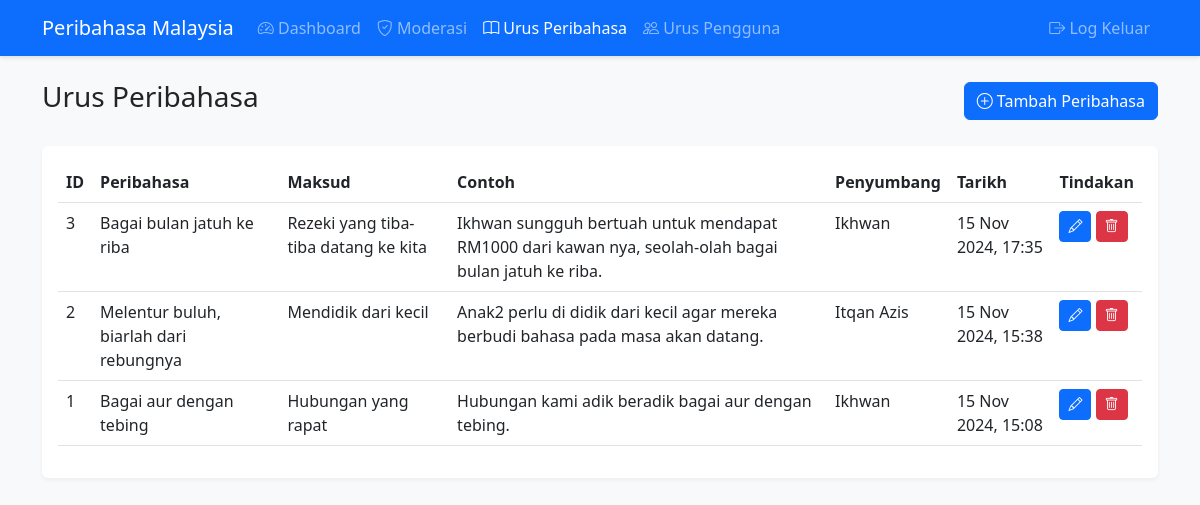
Screenshot of /admin/manage-peribahasa.php (signed in) with the database file from the repository.
### tables this page shows
CREATE TABLE IF NOT EXISTS `peribahasa` (
  `id` int NOT NULL AUTO_INCREMENT,
  `title` varchar(255) NOT NULL,
  `meaning` text NOT NULL,
  `example_usage` text,
  `status` enum('pending','approved','rejected') DEFAULT 'pending',
  `contributor_id` int DEFAULT NULL,
  `approved_by` int DEFAULT NULL,
  `created_at` timestamp NULL DEFAULT CURRENT_TIMESTAMP,
  `updated_at` timestamp NULL DEFAULT CURRENT_TIMESTAMP ON UPDATE CURRENT_TIMESTAMP,
  PRIMARY KEY (`id`),
  KEY `contributor_id` (`contributor_id`),
  KEY `approved_by` (`approved_by`),
  CONSTRAINT `peribahasa_ibfk_1` FOREIGN KEY (`contributor_id`) REFERENCES `users` (`id`),
  CONSTRAINT `peribahasa_ibfk_2` FOREIGN KEY (`approved_by`) REFERENCES `users` (`id`)
);

CREATE TABLE IF NOT EXISTS `users` (
  `id` int NOT NULL AUTO_INCREMENT,
  `username` varchar(50) NOT NULL,
  `email` varchar(100) NOT NULL,
  `password` varchar(255) NOT NULL,
  `role` enum('admin','moderator','contributor') NOT NULL DEFAULT 'contributor',
  `created_at` timestamp NULL DEFAULT CURRENT_TIMESTAMP,
  `updated_at` timestamp NULL DEFAULT CURRENT_TIMESTAMP ON UPDATE CURRENT_TIMESTAMP,
  `is_active` tinyint(1) NOT NULL DEFAULT '1',
  PRIMARY KEY (`id`),
  UNIQUE KEY `username` (`username`),
  UNIQUE KEY `email` (`email`)
);

### includes/functions.php (called while the page is built, shortened)
<?php
function h($text) {
    return htmlspecialchars($text, ENT_QUOTES, 'UTF-8');
}
function format_date($date) {
    return date('d M Y, H:i', strtotime($date));
}

### admin/manage-peribahasa.php (the view, shortened to what this page needs)
<?php
require_once '../includes/functions.php';
$db = new Database();
$conn = $db->getConnection();
$page = isset($_GET['page']) ? max(1, (int)$_GET['page']) : 1;
$per_page = 10;
$offset = ($page - 1) * $per_page;
try {
    $query = "SELECT p.*, u.username as contributor_name
              FROM peribahasa p
              LEFT JOIN users u ON p.contributor_id = u.id
              ORDER BY p.created_at DESC
              LIMIT ? OFFSET ?";
    $stmt = $conn->prepare($query);
    $stmt->bindValue(1, $per_page, PDO::PARAM_INT);
    $stmt->bindValue(2, $offset, PDO::PARAM_INT);
    $stmt->execute();
    $peribahasas = $stmt->fetchAll(PDO::FETCH_ASSOC);
} catch (PDOException $e) {
    error_log($e->getMessage());
    $error = 'Error fetching data';
}
?>
<!DOCTYPE html>
<html lang="ms">
<head>
    <link href="https://cdn.jsdelivr.net/npm/bootstrap@5.3.0/dist/css/bootstrap.min.css" rel="stylesheet">
    <link href="https://cdn.jsdelivr.net/npm/bootstrap-icons@1.7.2/font/bootstrap-icons.css" rel="stylesheet">
    <link rel="stylesheet" href="../assets/css/style.css">
</head>
<body>
    <?php require_once '../includes/menu.php'; ?>
    <div class="container py-4">
        <div class="d-flex justify-content-between align-items-center mb-4">
            <h1 class="h3">Urus Peribahasa</h1>
            <button type="button" class="btn btn-primary" data-bs-toggle="modal" data-bs-target="#addModal">
                <i class="bi bi-plus-circle"></i> Tambah Peribahasa
            </button>
        </div>
        <div class="card">
            <div class="card-body">
                <div class="table-responsive">
                    <table class="table table-hover">
                        <thead>
                            <tr>
                                <th>ID</th>
                                <th>Peribahasa</th>
                                <th>Maksud</th>
                                <th>Contoh</th>
                                <th>Penyumbang</th>
                                <th>Tarikh</th>
                                <th>Tindakan</th>
                            </tr>
                        </thead>
                        <tbody>
                            <?php foreach ($peribahasas as $peribahasa): ?>
                                <tr>
                                    <td><?= h($peribahasa['id']) ?></td>
                                    <td><?= h($peribahasa['title']) ?></td>
                                    <td><?= h($peribahasa['meaning']) ?></td>
                                    <td><?= h($peribahasa['example_usage']) ?></td>
                                    <td><?= h($peribahasa['contributor_name']) ?></td>
                                    <td><?= format_date($peribahasa['created_at']) ?></td>
                                    <td>
                                        <button type="button" class="btn btn-sm btn-primary edit-btn"
                                                data-bs-toggle="modal"
                                                data-bs-target="#editModal"
                                                data-id="<?= h($peribahasa['id']) ?>"
                                                data-title="<?= h($peribahasa['title']) ?>"
                                                data-meaning="<?= h($peribahasa['meaning']) ?>"
                                                data-example="<?= h($peribahasa['example_usage']) ?>">
                                            <i class="bi bi-pencil"></i>
                                        </button>
                                        <button type="button" class="btn btn-sm btn-danger delete-btn"
                                                data-bs-toggle="modal"
                                                data-bs-target="#deleteModal"
                                                data-id="<?= h($peribahasa['id']) ?>"
                                                data-title="<?= h($peribahasa['title']) ?>">
                                            <i class="bi bi-trash"></i>
                                        </button>
                                    </td>
                                </tr>
                            <?php endforeach; ?>
                        </tbody>
                    </table>
                </div>
            </div>
        </div>
    </div>
</body>
</html>

### assets/css/style.css (style rules this page uses)
body { background-color: #f8f9fa; }
.card { border: none; box-shadow: 0 2px 4px rgba(0,0,0,.05); transition: transform 0.2s; }

### rows the page displays
peribahasa: id "3", title "Bagai bulan jatuh ke riba", meaning "Rezeki yang tiba-tiba datang ke kita", example_usage "Ikhwan sungguh bertuah untuk mendapat RM1000 dari kawan nya, seolah-olah bagai bulan jatuh ke riba.", contributor.username "Ikhwan", created_at "15 Nov 2024, 17:35"
peribahasa: id "2", title "Melentur buluh, biarlah dari rebungnya", meaning "Mendidik dari kecil", example_usage "Anak2 perlu di didik dari kecil agar mereka berbudi bahasa pada masa akan datang.", contributor.username "Itqan Azis", created_at "15 Nov 2024, 15:38"
peribahasa: id "1", title "Bagai aur dengan tebing", meaning "Hubungan yang rapat", example_usage "Hubungan kami adik beradik bagai aur dengan tebing.", contributor.username "Ikhwan", created_at "15 Nov 2024, 15:08"

### other values shown
SITE_NAME "Peribahasa Malaysia"
